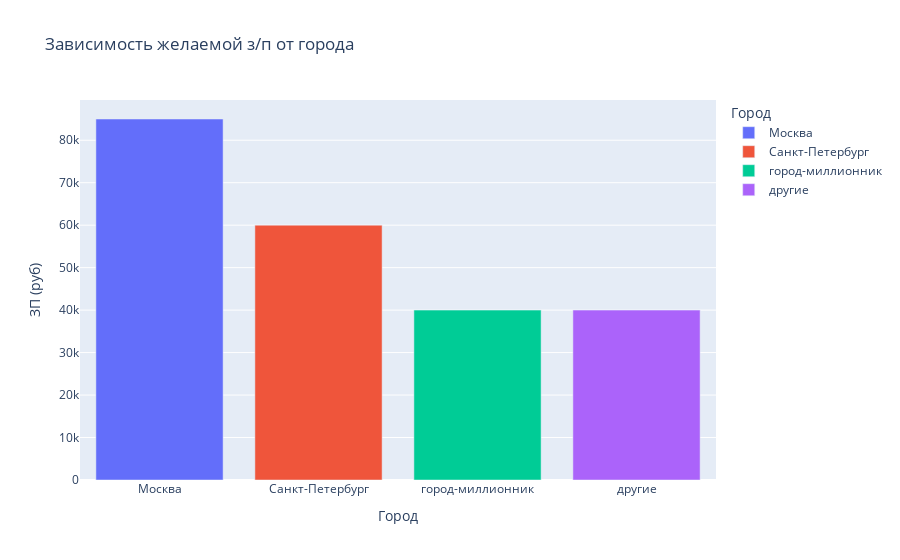

This figure's notebook cell:
### Markdown cell above
5. Постройте диаграмму, которая показывает распределение желаемой заработной платы (**"ЗП (руб)"**) в зависимости от города (**"Город"**). Используйте для диаграммы данные о резюме, где желая заработная плата меньше 1 млн рублей.
*Сделайте выводы по полученной диаграмме: как соотносятся медианные уровни желаемой заработной платы и их размах в городах? Как вы считаете, важен ли признак города при прогнозировании заработной платы?*

### Code cell
data_grouped_2 = data_hh[mask].groupby(['Город'])["ЗП (руб)"].median()
df_2 = pd.DataFrame(data_grouped_2).reset_index()
fig5 = px.bar(df_2, x='Город', y='ЗП (руб)', color= 'Город', title='Зависимость желаемой з/п от города')
fig5.show()

### Figure 1 — Plotly figure (JSON) as saved in the notebook; plotly's stock layout.template omitted (floating-point values rounded to 4 significant figures)
{"data": [{"alignmentgroup": "True", "hovertemplate": "Город=%{x}<br>ЗП (руб)=%{y}<extra></extra>", "legendgroup": "Москва", "marker": {"color": "#636efa", "pattern": {"shape": ""}}, "name": "Москва", "offsetgroup": "Москва", "orientation": "v", "showlegend": true, "textposition": "auto", "type": "bar", "x": ["Москва"], "xaxis": "x", "y": [85000], "yaxis": "y"}, {"alignmentgroup": "True", "hovertemplate": "Город=%{x}<br>ЗП (руб)=%{y}<extra></extra>", "legendgroup": "Санкт-Петербург", "marker": {"color": "#EF553B", "pattern": {"shape": ""}}, "name": "Санкт-Петербург", "offsetgroup": "Санкт-Петербург", "orientation": "v", "showlegend": true, "textposition": "auto", "type": "bar", "x": ["Санкт-Петербург"], "xaxis": "x", "y": [60000], "yaxis": "y"}, {"alignmentgroup": "True", "hovertemplate": "Город=%{x}<br>ЗП (руб)=%{y}<extra></extra>", "legendgroup": "город-миллионник", "marker": {"color": "#00cc96", "pattern": {"shape": ""}}, "name": "город-миллионник", "offsetgroup": "город-миллионник", "orientation": "v", "showlegend": true, "textposition": "auto", "type": "bar", "x": ["город-миллионник"], "xaxis": "x", "y": [40000], "yaxis": "y"}, {"alignmentgroup": "True", "hovertemplate": "Город=%{x}<br>ЗП (руб)=%{y}<extra></extra>", "legendgroup": "другие", "marker": {"color": "#ab63fa", "pattern": {"shape": ""}}, "name": "другие", "offsetgroup": "другие", "orientation": "v", "showlegend": true, "textposition": "auto", "type": "bar", "x": ["другие"], "xaxis": "x", "y": [40000], "yaxis": "y"}], "layout": {"barmode": "relative", "legend": {"title": {"text": "Город"}, "tracegroupgap": 0}, "title": {"text": "Зависимость желаемой з/п от города"}, "xaxis": {"anchor": "y", "categoryarray": ["Москва", "Санкт-Петербург", "город-миллионник", "другие"], "categoryorder": "array", "domain": [0, 1], "title": {"text": "Город"}}, "yaxis": {"anchor": "x", "domain": [0, 1], "title": {"text": "ЗП (руб)"}}}}
